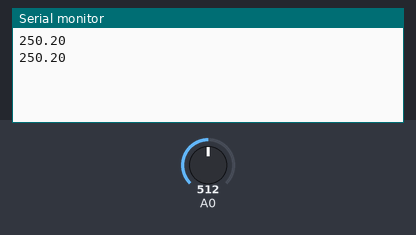
A sketch run on a simulated Arduino Uno, built with avr-gcc and run on an emulated ATmega328P. Parts: the last lines printed to the serial monitor. The inputs (shaded band) are chosen by the test bench; at power-on: A0 = 512.

Above: at 1.8 s.
1.9 s: A0 set to 716
At 2.8 s:
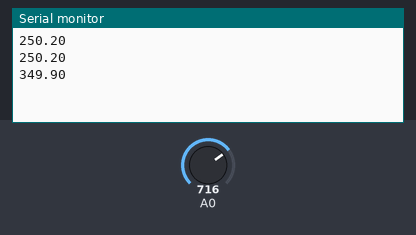
3.4 s: A0 set to 900
At 4.6 s:
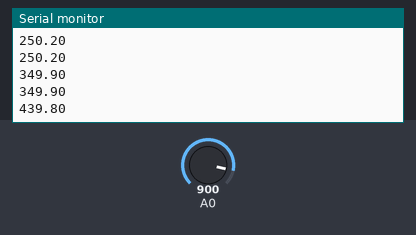
Timing chart, 0 to 6.4 s (numbered marks = the images above; inputs shaded):
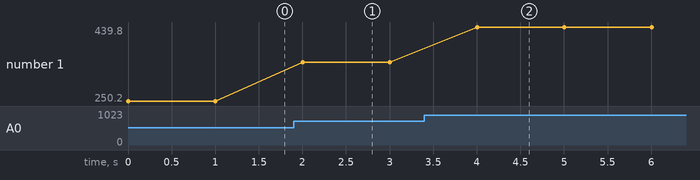

The sketch:

sketch_jul02a.ino
```cpp
int val=0;
int a;
float b=0.0;
void setup() {
Serial.begin(9600);
}

void loop() {
val=analogRead(A0);
a=val*4.887;
b=a/10.0;

Serial.println(b);

delay(1000);
}
```

Measured:
- after the input at 1.9 s, the serial monitor: prints a new line after 0.10 s (image 1)
- after the input at 3.4 s, the serial monitor: prints a new line after 0.60 s (image 2)
- plotted number 1: 250.2 → 349.9 after the input at 1.9 s, 349.9 → 439.8 after the input at 3.4 s
